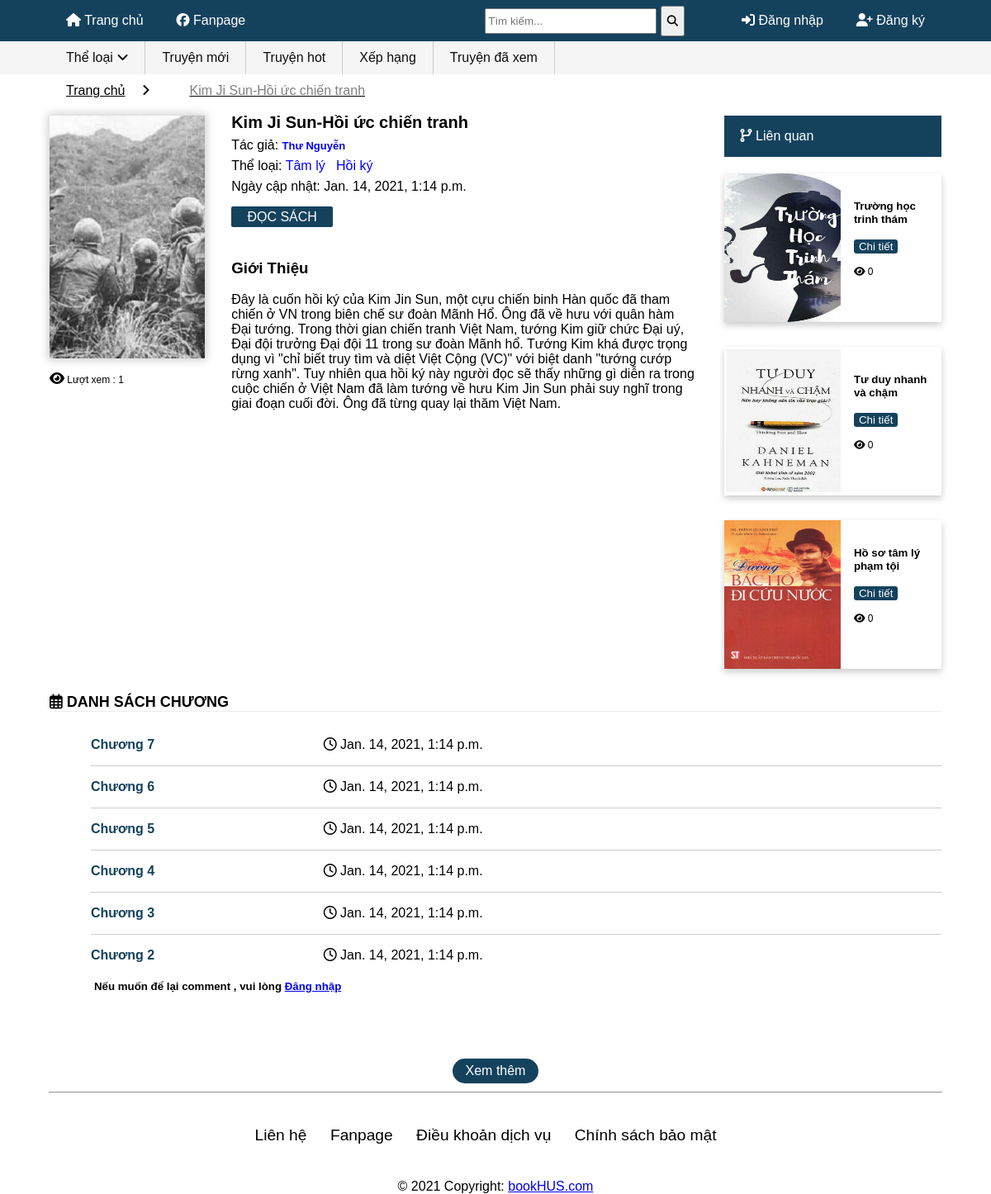
Page /chap/25 on the committed database.
### home/models.py (models this page shows, shortened)
class Book(models.Model):
    status_choice = ((0,"Đang ra"),(1,"Đã hoàn thành"),(2,"Tạm ngưng"))
    BookName = models.CharField(max_length=100)
    createDate = models.DateTimeField(default=datetime.datetime.now())
    imageBook = models.ImageField(upload_to='image/%Y/%m/%d/',blank=True,null=True)
    author = models.ForeignKey(Author,on_delete=models.CASCADE,default= None,blank=True,null=True)
    category = models.ManyToManyField(Category)
    status = models.IntegerField(choices=status_choice,default=0)
    description = models.TextField(default="Đang cập nhật",max_length = 2000)
    click = models.IntegerField(default=0)

class Author(models.Model):
    Name = models.CharField(max_length=100)
    birth = models.DateField(default=None,null=True,blank=True)
    def __str__(self):
        return self.Name

class Category(models.Model):
    name = models.CharField(max_length=50)
    description = models.TextField(default="Đang cập nhật",max_length = 2000)

class Chapter(models.Model):
    def book_upload(self, filename):# Tạo vị trí lưu của chapter ứng với truyện
        self.book.createDate = self.time_pub
        self.book.save()
        return osjoin(str(self.book.BookName),filename)
    book = models.ForeignKey(Book,on_delete=models.CASCADE)
    title = models.CharField(max_length=100)
    content = models.FileField(upload_to=book_upload,validators=[validate_ContentChapter]) #documents/%Y/%m/%d/:Chỉ định nơi lưu file , tệp documents sẽ dc tạo tự động trong media
    order = models.IntegerField(default=0)
    time_pub = models.DateTimeField(default=datetime.datetime.now())
    class Meta:
        ordering = ["order"]

### home/views.py (the view)
# urls.py: path('chap/<int:id>',views.chaptest,name ='chap'),
def chaptest(request,id): #Hiển thị danh sách chương
    book = Book.objects.get(pk=id)
    book.click +=1
    book.save()
    cate = Category.objects.all()
    catesame = book.category.all()[0]
    booksame = catesame.book_set.all().exclude(pk = book.id).order_by('-createDate')
    if len(booksame) >=4:
        bsame = booksame[0:3]
    elif len(booksame) < 4 and len(booksame)>0:
        bsame = booksame[0:len(booksame)]
    else:
        bsame = None
    chap = book.chapter_set.all().order_by('-order')
    first = chap[len(chap)-1]
    form = CommentForm()
    comment = book.comment.all().order_by('-time_pub')
    if request.method == "POST":
        form = CommentForm(request.POST,author=request.user,book = book) # author=request.user,book = book  viết như vậy dữ liệu sẽ đc lưu trong **kwargs
        if form.is_valid():
            form.save()
            return HttpResponseRedirect(request.path)
    context = {'book': book, 'chap': chap,'form':form,'comment':comment,'cate':cate,'first':first,'booksame':bsame}
    return render(request,'chaptest.html',context)

### home/form.py (shortened to what this page needs)
class CommentForm(forms.ModelForm):
    def __init__(self,*args,**kwargs):
        self.author = kwargs.pop("author",None)
        self.book = kwargs.pop("book",None)
        super().__init__(*args,**kwargs) # Chạy lại hàm cha
    class Meta:
        model = Comment
        fields = ["content"] #Chỉ hiện trường content của model

### home/templates/chaptest.html (shortened to what this page needs)
{% extends "base.html" %}
{% block content%}
{% load static %}
<link rel="stylesheet" type="text/css" href={% static 'css/infor.css' %}>
<div id="content">
    <div class="breadcrumb w-breadcrumb">
        <div class="container">
            <ul class="row">
                <li>
                    <a href="/">Trang chủ</a><i class="fas fa-angle-right"></i>
                </li>
                <span class="breadcrumb-divider"></span>
                <li class="active">
                    <a href="#">{{ book.BookName}}</a>
                </li>
            </ul>
        </div>
    </div>
    <div class="p20 bg-white content-col relative">
        <div class="infor">
            <div class="book-thumb " style="position:relative;">
                <img src='{{book.imageBook.url}}' class="img-fluid box-shadow-bold">
                <div class="book-interactive">
                    <span class="view">
                        <i class="fas fa-eye"></i> Lượt xem : {{book.click}}
                    </span>
                </div>
            </div>
            <div class="book-info">
                <div class="book-info-text">
                    <h1>{{ book.BookName}}</h1>
                    <div class="book-info-line">
                        <span>Tác giả:</span>
                        <h3 class="detail-tag"><a style="color:blue" class="author-detail hightlight click_author_info"
                                href="{% url 'tacgia' book.author %}">{{book.author}}</a></h3>
                    </div>
                    <p>Thể loại:
                        {% for i in book.category.all %}
                        <a style="color:blue" class="category-detail hightlight click_category"
                            href="{% url 'theloai' i.name %}">{{i.name}} &nbsp;</a>
                        {% endfor %}
                    </p>
                    <p>Ngày cập nhật: {{ book.createDate }}</p>
                </div>
                <div class="ga_click" data-gacategory="convert web" data-gaaction="click book" data-galabel="read">
                    <a class="book-info-link" href="{% url 'noidung' first.id %}">Đọc
                        sách</a>
                </div>
                <div class="clearfix"></div>
                <div id="book-desc" class="boxcontentdesc text-justify short radio-b-desc pb20 book-info-desc">
                    <div class="desc-full">
                        <h3>Giới Thiệu</h3>
                        <p>{{ book.description}}
                        </p>
                    </div>
                </div>
            </div>
            <div class="right">
                <nav class="navbar">
                    <a class="de_xuat"><i class='fas fa-code-branch'></i> Liên quan</a>
                </nav>
                {% if booksame %}
                <div class="card-group">
                    {% for i in booksame %}
                    <div class="card">
                        <div style="float:left;width:90%">
                            <a href="{% url 'chap' i.id %}"><img src="{{ i.imageBook.url }}" alt="Avatar"></a>
                        </div>
                        <div class="container1">
                            <h5><b>{{i.BookName}}</b></h5>
                            <p><button><a class="chitiet" href="{% url 'chap' i.id %}">Chi tiết</a></button></p>
                            <span class="view">
                                <i class="fas fa-eye"></i> {{i.click}}
                            </span>
                        </div>
                    </div>
                    {% endfor %}
                </div>
                {% endif %}
            </div>
        </div>
        <div class="c-blog__heading style-2 font-heading">
            <h2 class="h4">
                <i class="far fa-calendar-alt"></i>
                DANH SÁCH CHƯƠNG
            </h2>
        </div>
        <div class="listing-chapters_wrap show-more">
            <ul class="main version-chap">
                {% for j in chap %}
                <li class="wp-manga-chapter free-chap">
                    <a href="{% url 'noidung' j.id %}">
                        {{ j.title }}
                    </a>
                    <span class="chapter-release-date">
                        <i class="far fa-clock"></i> {{ j.time_pub }}
                    </span>
                </li>
                {% endfor %}
            </ul>
        </div>
    </div>
    <div id="comment">
        {% if user.username%}
        <div class="card-box" id="comments">
            <header>
                <h3><i class="far fa-comment-alt"></i>Bình Luận</h3>
            </header>
            <form class="comment-form" method="post" action="{% url 'chap' book.id %}"> <input type="hidden"
                    name="storyID" id="storyID" value="16815">
                {% csrf_token %}
                <input type="hidden" name="replyTo" value="Bình luận"> <textarea aria-label="Bình luận" id="id_content"
                    name="content" placeholder="Bình luận tại đây!"></textarea>
                <div class="text-right"><button type="submit">Gửi</button></div>
            </form>
            <div id="rating">
                <b>Đánh giá truyện nhé <span style='font-size:16px;'>&#128521;</span></b>
                <input type="radio" id="star5" name="rating" value="5" />
                <label class="full" for="star5" title="Awesome - 5 stars"></label>
                <input type="radio" id="star4" name="rating" value="4" />
                <label class="full" for="star4" title="Pretty good - 4 stars"></label>
                <input type="radio" id="star3" name="rating" value="3" />
                <label class="full" for="star3" title="Meh - 3 stars"></label>
                <input type="radio" id="star2" name="rating" value="2" />
                <label class="full" for="star2" title="Kinda bad - 2 stars"></label>
                <input type="radio" id="star1" name="rating" value="1" />
                <label class="full" for="star1" title="Sucks big time - 1 star"></label>
            </div>
            {% else %}
            <h5>Nếu muốn để lại comment , vui lòng <a href="{% url 'dangnhap' %}" style="decoration:none">Đăng nhập</a>
            </h5>
            {% endif %}
            <ul id="comment-list" class="comment-list">
            </ul>
            <div id="comment-more"><a id="more" href="#" data-paged="2" rel="nofollow">Xem thêm</a></div>
        </div>
    </div>
    {% endblock content%}

### home/static/css/style.css (style rules this page uses)
body { font-family: Arial; font-size: 16px; width: 100%; margin: 0px auto; }
.card-group { float: left; }
.card { float: left; height: 23rem; width: 11.25rem; box-shadow: 0 4px 8px 0 rgba(0,0,0,0.2); transition: 0.3s; margin-top: 20px; margin-bottom: 20px; margin-right: auto; line-height: 10px; }
.view { float: left; padding-right: 1rem; font-size: 0.75rem; }
.chitiet { text-decoration: none; color: white; display: block; width: 100%; }

### rows in the picture
Book: BookName "Kim Ji Sun-Hồi ức chiến tranh", imageBook (picture), click "1", author "Thư Nguyễn", createDate "Jan. 14, 2021, 1:14 p.m.", description "Đây là cuốn hồi ký của Kim Jin Sun, một cựu chiến binh Hàn quốc đã tham chiến ở VN trong biên chế sư đoàn Mãnh Hổ. Ông đã về hưu với quân hàm Đại tướng. Trong thời gian chiến tranh Việt Nam, tướng Kim giữ chức Đại uý, Đại đội trưởng Đại đội 11 trong sư đoàn Mãnh hổ. Tướng Kim khá được trọng dụng vì \"chỉ biết truy tìm và diệt Việt Cộng (VC)\" với biệt danh \"tướng cướp rừng xanh\". Tuy nhiên qua hồi ký này người đọc sẽ thấy những gì diễn ra trong cuộc chiến ở Việt Nam đã làm tướng về hưu Kim Jin Sun phải suy nghĩ trong giai đoạn cuối đời. Ông đã từng quay lại thăm Việt Nam."
Category: name "Tâm lý"
Category: name "Hồi ký"
Book: imageBook (picture), BookName "Trường học trinh thám", click "0"
Book: imageBook (picture), BookName "Tư duy nhanh và chậm", click "0"
Book: imageBook (picture), BookName "Hồ sơ tâm lý phạm tội", click "0"
Chapter: title "Chương 7", time_pub "Jan. 14, 2021, 1:14 p.m."
Chapter: title "Chương 6", time_pub "Jan. 14, 2021, 1:14 p.m."
Chapter: title "Chương 5", time_pub "Jan. 14, 2021, 1:14 p.m."
Chapter: title "Chương 4", time_pub "Jan. 14, 2021, 1:14 p.m."
Chapter: title "Chương 3", time_pub "Jan. 14, 2021, 1:14 p.m."
Chapter: title "Chương 2", time_pub "Jan. 14, 2021, 1:14 p.m."
